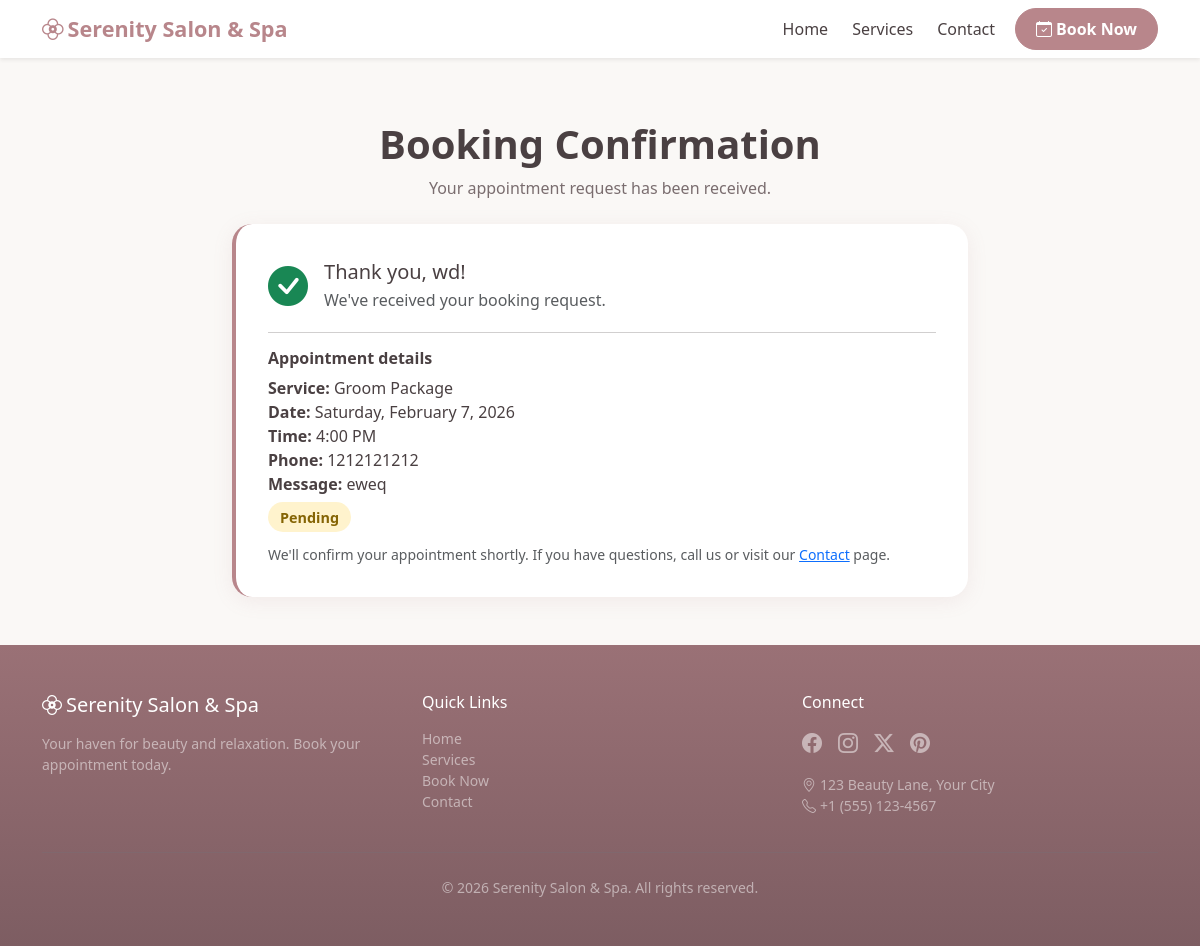
/booking/confirmation/ (signed in), run on the app's committed database.
### booking/models.py (models this page shows, shortened)
class Appointment(models.Model):
    STATUS_CHOICES = [
        ('pending', 'Pending'),
        ('approved', 'Approved'),
        ('rejected', 'Rejected'),
    ]
    guest_name = models.CharField(max_length=150)
    guest_phone = models.CharField(max_length=20)
    guest_message = models.TextField(blank=True)
    service = models.ForeignKey(
        Service,
        on_delete=models.PROTECT,
        related_name='appointments'
    )
    date = models.DateField()
    time = models.TimeField()
    status = models.CharField(
        max_length=20,
        choices=STATUS_CHOICES,
        default='pending'
    )
    created_at = models.DateTimeField(auto_now_add=True)
    updated_at = models.DateTimeField(auto_now=True)
    admin_notes = models.TextField(blank=True)
    class Meta:
        ordering = ['-date', '-time']

### services/models.py (models this page shows, shortened)
class Service(models.Model):
    category = models.ForeignKey(
        ServiceCategory,
        on_delete=models.CASCADE,
        related_name='services'
    )
    name = models.CharField(max_length=150)
    slug = models.SlugField(max_length=150)
    description = models.TextField(blank=True)
    duration_minutes = models.PositiveIntegerField(
        default=60,
        help_text='Approximate duration in minutes'
    )
    price = models.DecimalField(
        max_digits=8,
        decimal_places=2,
        null=True,
        blank=True,
        help_text='Optional price display'
    )
    is_active = models.BooleanField(default=True)
    order = models.PositiveIntegerField(default=0)
    class Meta:
        ordering = ['category', 'order', 'name']
        unique_together = [['category', 'slug']]

### booking/views.py (the view)
# urls.py: path('confirmation/', views.confirmation_view, name='confirmation'),
def confirmation_view(request):
    booking_id = request.GET.get('id') or request.session.get('last_booking_id')
    appointment = None
    if booking_id:
        try:
            appointment = Appointment.objects.select_related('service', 'service__category').get(
                pk=int(booking_id)
            )
        except (Appointment.DoesNotExist, ValueError):
            pass
    return render(request, 'booking/confirmation.html', {
        'appointment': appointment,
        'page_title': 'Booking Confirmation',
    })

### templates/booking/confirmation.html
{% extends "base.html" %}
{% block content %}
<section class="py-5">
  <div class="container">
    <h1 class="section-title text-center mb-2">Booking Confirmation</h1>
    <p class="section-subtitle text-center mb-4">Your appointment request has been received.</p>
    <div class="row justify-content-center">
      <div class="col-lg-8">
        {% if appointment %}
        <div class="confirmation-card">
          <div class="d-flex align-items-center mb-3">
            <i class="bi bi-check-circle-fill text-success fs-1 me-3"></i>
            <div>
              <h5 class="mb-1">Thank you, {{ appointment.guest_name }}!</h5>
              <p class="text-muted mb-0">We've received your booking request.</p>
            </div>
          </div>
          <hr>
          <h6 class="fw-semibold mb-2">Appointment details</h6>
          <ul class="list-unstyled mb-0">
            <li><strong>Service:</strong> {{ appointment.service.name }}</li>
            <li><strong>Date:</strong> {{ appointment.date|date:"l, F j, Y" }}</li>
            <li><strong>Time:</strong> {{ appointment.time|time:"g:i A" }}</li>
            <li><strong>Phone:</strong> {{ appointment.guest_phone }}</li>
            {% if appointment.guest_message %}
              <li><strong>Message:</strong> {{ appointment.guest_message }}</li>
            {% endif %}
            <li class="mt-2">
              <span class="status-badge status-{{ appointment.status }}">{{ appointment.get_status_display }}</span>
            </li>
          </ul>
          <p class="text-muted small mt-3 mb-0">
            We'll confirm your appointment shortly. If you have questions, call us or visit our <a href="{% url 'contact' %}">Contact</a> page.
          </p>
        </div>
        {% else %}
        <div class="confirmation-card text-center">
          <p class="mb-0">No booking found. You can <a href="{% url 'booking:book' %}">book a new appointment</a> here.</p>
        </div>
        {% endif %}
      </div>
    </div>
  </div>
</section>
{% endblock %}

### static/css/style.css (style rules this page uses)
:root { --primary-accent: #b8868b; --primary-accent-dark: #9a7176; --secondary-pastel: #e8d5d8; --bg-cream: #faf8f6; --bg-light: #f5f0ee; --text-dark: #4a4042; --text-muted: #7a6d6f; --luxury-gold: #c9a86c; --white: #ffffff; --shadow-soft: 0 4px 20px rgba(184, 134, 139, 0.12); --shadow-hover: 0 8px 30px rgba(184, 134, 139, 0.18); --navbar-height: 72px; }
body { font-family: "Segoe UI", system-ui, -apple-system, sans-serif; color: var(--text-dark); background-color: var(--bg-cream); }
.section-title { color: var(--text-dark); font-weight: 700; margin-bottom: 0.5rem; }
.section-subtitle { color: var(--text-muted); font-size: 1rem; }
.confirmation-card { background: var(--white); border-radius: 1.25rem; box-shadow: var(--shadow-soft); padding: 2rem; border-left: 4px solid var(--primary-accent); }
.status-badge { padding: 0.35rem 0.75rem; border-radius: 2rem; font-weight: 600; font-size: 0.9rem; }
.status-pending { background: #fff3cd; color: #856404; }

### data on the page
Appointment: guest_name "wd", service.name "Groom Package", date "Saturday, February 7, 2026", time "4:00 PM", guest_phone "1212121212", guest_message "eweq", status "Pending"
